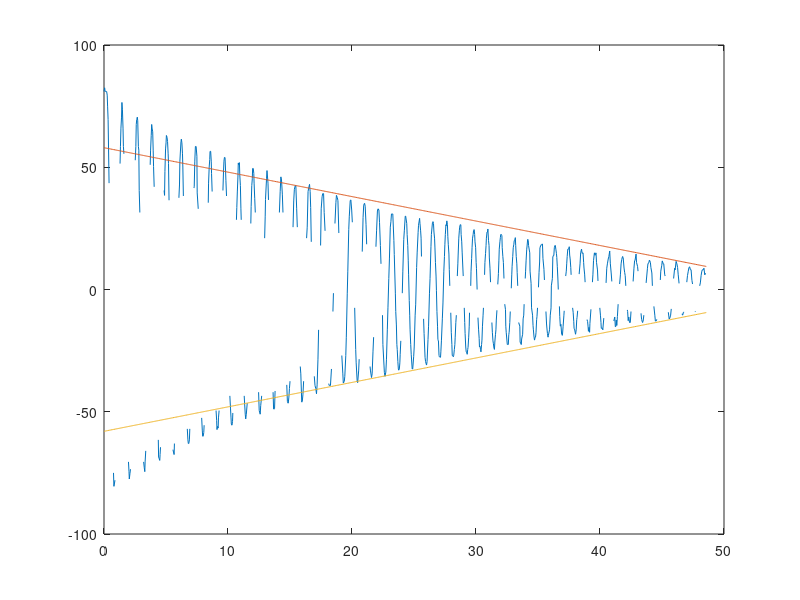

Write the MATLAB code that produced this figure.
function result=analyze_experimental()
% read our pendulum's actual data
experimental = csvread('data/swing2.csv');

% the camera was tilted during recording
degree_adjust = -4.5;
tilt_offset_rad = degree_adjust / 180 * pi;
experimental(:,2) = experimental(:,2) - tilt_offset_rad;

% invert the angle's origin
experimental(:,2) = pi - experimental(:,2);

% cause left side of pendulum to be negative
experimental(:,2) = experimental(:,2) - (experimental(:,2)>(pi/2))*pi;

% add a third colum for degrees
experimental(:,3) = experimental(:,2) / pi * 180;

% remove bad data
cutoff_line = 58;
if 1
    for i=1:1:size(experimental,1)
        % only do for second half
        if experimental(i,1) > 26
            % check if over the bounds
            if experimental(i,3) > cutoff_line-experimental(i,1) || ...
                experimental(i,3) < -cutoff_line+experimental(i,1)
                experimental(i,2) = NaN;
            end
        end
    end
end

% re-add a third colum for degrees
experimental(:,3) = experimental(:,2) / pi * 180;


t=[1:1000];
plot(experimental(t,1),experimental(t,3), ...
     experimental(t,1), cutoff_line-experimental(t,1).*1, ...
     experimental(t,1), -cutoff_line+experimental(t,1).*1 )
%experimental(t,1), 100 + t.^2 )
     
result = experimental;
